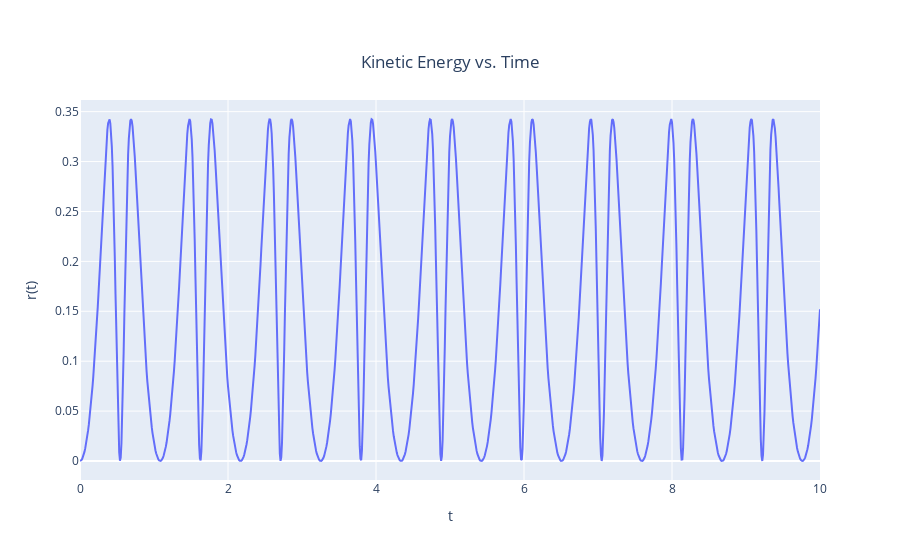

The code cell stored with this chart in its notebook:
### Code cell
plot_data(t, K, x_axis_title='t', y_axis_title='r(t)', title='Kinetic Energy vs. Time')

### Figure 1 — Plotly figure (JSON) as saved in the notebook; plotly's stock layout.template omitted (floating-point values rounded to 4 significant figures; data arrays with more than 128 entries replaced by an {"elided": "..."} marker saying what was removed)
{"data": [{"mode": "lines", "type": "scatter", "x": {"elided": "1001 float values"}, "y": {"elided": "1001 float values"}}], "layout": {"title": {"text": "Kinetic Energy vs. Time", "x": 0.5, "xanchor": "center", "y": 0.9, "yanchor": "top"}, "xaxis": {"title": {"text": "t"}}, "yaxis": {"title": {"text": "r(t)"}}}}
